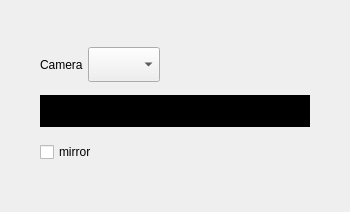
           <widget class="QWidget" name="page_video">
            <layout class="QVBoxLayout" name="verticalLayout_4">
             <property name="spacing">
              <number>5</number>
             </property>
             <property name="leftMargin">
              <number>40</number>
             </property>
             <property name="topMargin">
              <number>40</number>
             </property>
             <property name="rightMargin">
              <number>40</number>
             </property>
             <property name="bottomMargin">
              <number>40</number>
             </property>
             <item>
              <widget class="QWidget" name="widget" native="true">
               <property name="minimumSize">
                <size>
                 <width>0</width>
                 <height>50</height>
                </size>
               </property>
               <layout class="QHBoxLayout" name="horizontalLayout_3">
                <property name="spacing">
                 <number>5</number>
                </property>
                <property name="leftMargin">
                 <number>0</number>
                </property>
                <property name="topMargin">
                 <number>0</number>
                </property>
                <property name="rightMargin">
                 <number>150</number>
                </property>
                <property name="bottomMargin">
                 <number>0</number>
                </property>
                <item>
                 <widget class="QLabel" name="label_camera">
                  <property name="maximumSize">
                   <size>
                    <width>100</width>
                    <height>16777215</height>
                   </size>
                  </property>
                  <property name="text">
                   <string>Camera</string>
                  </property>
                  <property name="alignment">
                   <set>Qt::AlignLeading|Qt::AlignLeft|Qt::AlignVCenter</set>
                  </property>
                 </widget>
                </item>
                <item>
                 <widget class="QComboBox" name="comboBox_camera">
                  <property name="minimumSize">
                   <size>
                    <width>0</width>
                    <height>35</height>
                   </size>
                  </property>
                 </widget>
                </item>
               </layout>
              </widget>
             </item>
             <item>
              <widget class="QWidget" name="video_bg_widget" native="true">
               <property name="minimumSize">
                <size>
                 <width>0</width>
                 <height>0</height>
                </size>
               </property>
               <property name="styleSheet">
                <string notr="true"/>
               </property>
               <layout class="QVBoxLayout" name="verticalLayout_6">
                <property name="spacing">
                 <number>0</number>
                </property>
                <property name="leftMargin">
                 <number>0</number>
                </property>
                <property name="topMargin">
                 <number>0</number>
                </property>
                <property name="rightMargin">
                 <number>0</number>
                </property>
                <property name="bottomMargin">
                 <number>0</number>
                </property>
                <item>
                 <widget class="QStackedWidget" name="stackedWidget_camera">
                  <property name="styleSheet">
                   <string notr="true">background-color: rgb(0, 0, 0);</string>
                  </property>
                  <widget class="QWidget" name="loading_bg_wgt">
                   <layout class="QHBoxLayout" name="horizontalLayout_6">
                    <item>
                     <widget class="QLabel" name="loading">
                      <property name="maximumSize">
                       <size>
                        <width>50</width>
                        <height>50</height>
                       </size>
                      </property>
                      <property name="text">
                       <string/>
                      </property>
                     </widget>
                    </item>
                   </layout>
                  </widget>
                  <widget class="QWidget" name="video_view"/>
                 </widget>
                </item>
               </layout>
              </widget>
             </item>
             <item>
              <widget class="QWidget" name="widget_bottom" native="true">
               <property name="minimumSize">
                <size>
                 <width>0</width>
                 <height>40</height>
                </size>
               </property>
               <layout class="QHBoxLayout" name="horizontalLayout_4">
                <property name="spacing">
                 <number>0</number>
                </property>
                <property name="leftMargin">
                 <number>0</number>
                </property>
                <property name="topMargin">
                 <number>0</number>
                </property>
                <property name="rightMargin">
                 <number>0</number>
                </property>
                <property name="bottomMargin">
                 <number>0</number>
                </property>
                <item>
                 <widget class="QCheckBox" name="ckbox_mirror">
                  <property name="minimumSize">
                   <size>
                    <width>0</width>
                    <height>30</height>
                   </size>
                  </property>
                  <property name="text">
                   <string>mirror</string>
                  </property>
                 </widget>
                </item>
               </layout>
              </widget>
             </item>
            </layout>
           </widget>
